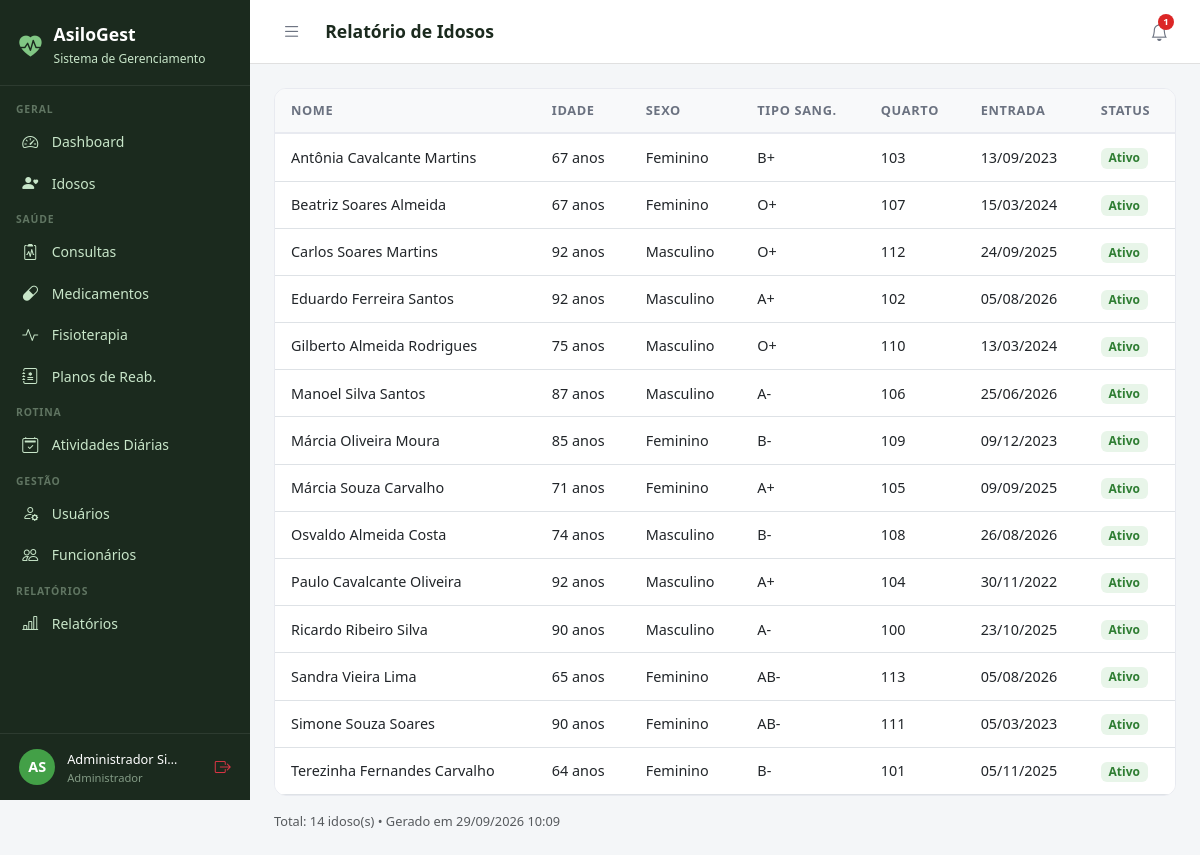
Page /relatorios/idosos/ (signed in) on the committed database.
### core/models.py (models this page shows, shortened)
class Usuario(AbstractUser):
    PERFIL_CHOICES = [
        ('administrador', 'Administrador'),
        ('medico', 'Médico'),
        ('fisioterapeuta', 'Fisioterapeuta'),
        ('enfermeiro', 'Enfermeiro(a)'),
        ('recepcionista', 'Recepcionista'),
        ('familiar', 'Familiar do Idoso'),
    ]
    perfil = models.CharField(
        max_length=20, choices=PERFIL_CHOICES,
        default='recepcionista', verbose_name='Perfil de Acesso'
    )
    telefone = models.CharField(max_length=15, blank=True, verbose_name='Telefone')
    cpf = models.CharField(max_length=14, unique=True, null=True, blank=True, verbose_name='CPF')
    foto = models.ImageField(upload_to='usuarios/', blank=True, null=True, verbose_name='Foto')
    data_nascimento = models.DateField(null=True, blank=True, verbose_name='Data de Nascimento')
    especialidade = models.CharField(
        max_length=100, blank=True, verbose_name='Especialidade',
        help_text='Preencha para Médico ou Fisioterapeuta'
    )
    data_admissao = models.DateField(null=True, blank=True, verbose_name='Data de Admissão')
    primeiro_acesso = models.BooleanField(
        default=True, verbose_name='Primeiro Acesso',
        help_text='Usuário deve definir senha no primeiro login'
    )
    ativo = models.BooleanField(default=True, verbose_name='Ativo')
    criado_em = models.DateTimeField(auto_now_add=True)
    class Meta:
        verbose_name = 'Usuário'
        verbose_name_plural = 'Usuários'
        ordering = ['first_name', 'last_name']
    @property
    def is_administrador(self):
        return self.perfil == 'administrador' or self.is_superuser
    @property
    def is_fisioterapeuta(self):
        return self.perfil == 'fisioterapeuta'
    @property
    def is_familiar(self):
        return self.perfil == 'familiar'
    @property
    def pode_ver_saude(self):
        return (self.is_administrador or self.is_medico
                or self.is_fisioterapeuta or self.is_enfermeiro)
    @property
    def pode_cadastrar_usuarios(self):
        return self.is_administrador or self.is_recepcionista
    @property
    def pode_administrar(self):
        return self.is_administrador

### idosos/models.py (models this page shows, shortened)
class Idoso(models.Model):
    SEXO_CHOICES = [('M', 'Masculino'), ('F', 'Feminino')]
    TIPO_SANGUINEO = [('A+','A+'),('A-','A-'),('B+','B+'),('B-','B-'),('AB+','AB+'),('AB-','AB-'),('O+','O+'),('O-','O-')]
    STATUS_CHOICES = [('ativo','Ativo'),('inativo','Inativo'),('internado','Internado'),('falecido','Falecido')]
    nome = models.CharField(max_length=150, verbose_name='Nome Completo')
    data_nascimento = models.DateField(verbose_name='Data de Nascimento')
    sexo = models.CharField(max_length=1, choices=SEXO_CHOICES)
    cpf = models.CharField(max_length=14, unique=True, null=True, blank=True)
    rg = models.CharField(max_length=20, blank=True)
    tipo_sanguineo = models.CharField(max_length=3, choices=TIPO_SANGUINEO, blank=True)
    foto = models.ImageField(upload_to='idosos/', blank=True, null=True)
    status = models.CharField(max_length=10, choices=STATUS_CHOICES, default='ativo')
    endereco = models.CharField(max_length=200, blank=True)
    cidade = models.CharField(max_length=100, blank=True)
    estado = models.CharField(max_length=2, blank=True)
    cep = models.CharField(max_length=9, blank=True)
    alergias = models.TextField(blank=True, verbose_name='Alergias')
    condicoes_medicas = models.TextField(blank=True, verbose_name='Condições Médicas')
    observacoes = models.TextField(blank=True, verbose_name='Observações Gerais')
    data_entrada = models.DateField(verbose_name='Data de Entrada')
    numero_quarto = models.CharField(max_length=10, blank=True, verbose_name='Quarto')
    criado_em = models.DateTimeField(auto_now_add=True)
    atualizado_em = models.DateTimeField(auto_now=True)
    class Meta:
        verbose_name = 'Idoso'
        verbose_name_plural = 'Idosos'
        ordering = ['nome']
    @property
    def idade(self):
        from datetime import date
        hoje = date.today()
        return hoje.year - self.data_nascimento.year - (
            (hoje.month, hoje.day) < (self.data_nascimento.month, self.data_nascimento.day)
        )

### relatorios/views.py (the view)
# urls.py: path('idosos/', views.idosos_relatorio, name='idosos'),
@login_required
@perfil_required('administrador', 'medico', 'recepcionista')
def idosos_relatorio(request):
    from idosos.models import Idoso
    idosos = Idoso.objects.all().order_by('nome')
    ctx = {'idosos': idosos, 'hoje': date.today()}
    if request.GET.get('pdf'):
        html = render_to_string('relatorios/pdf/idosos.html', ctx)
        return _pdf_response(html, 'relatorio_idosos.pdf')
    return render(request, 'relatorios/idosos.html', ctx)

### templates/relatorios/idosos.html
{% extends 'base.html' %}
{% block title %}Relatório de Idosos{% endblock %}{% block page_title %}Relatório de Idosos{% endblock %}
{% block content %}
<div class="table-card"><table class="table table-hover" id="tabela">
<thead><tr><th>Nome</th><th>Idade</th><th>Sexo</th><th>Tipo Sang.</th><th>Quarto</th><th>Entrada</th><th>Status</th></tr></thead>
<tbody>{% for i in idosos %}<tr>
  <td>{{ i.nome }}</td><td>{{ i.idade }} anos</td><td>{{ i.get_sexo_display }}</td>
  <td>{{ i.tipo_sanguineo|default:"–" }}</td><td>{{ i.numero_quarto|default:"–" }}</td>
  <td>{{ i.data_entrada|date:"d/m/Y" }}</td>
  <td><span class="badge" style="background:#E8F5E9;color:#2E7D32;font-size:.75rem;">{{ i.get_status_display }}</span></td>
</tr>{% empty %}<tr><td colspan="7" class="text-center py-4 text-muted">Nenhum registro.</td></tr>{% endfor %}</tbody>
</table></div>
<div class="mt-3 text-muted" style="font-size:.8rem;">Total: {{ idosos|length }} idoso(s) &bull; Gerado em {% now "d/m/Y H:i" %}</div>{% endblock %}

### templates/base.html (shortened to what this page needs)
<!DOCTYPE html>
<html lang="pt-br">
<head>
  <link href="https://cdn.jsdelivr.net/npm/bootstrap@5.3.0/dist/css/bootstrap.min.css" rel="stylesheet">
  <link href="https://cdn.jsdelivr.net/npm/bootstrap-icons@1.11.0/font/bootstrap-icons.css" rel="stylesheet">
</head>
<body>
{% if user.is_authenticated %}
<div id="sidebar">
  <div class="sidebar-brand">
    <i class="bi bi-heart-pulse-fill" style="color:#81C784;font-size:1.4rem;"></i>
    <div>
      <h5 style="margin:0;">AsiloGest</h5>
      <small>Sistema de Gerenciamento</small>
    </div>
  </div>
  <nav class="sidebar-nav">
    <div class="nav-section">Geral</div>
    <a href="{% url 'dashboard' %}" class="sidebar-link {% if request.resolver_match.url_name == 'dashboard' %}active{% endif %}">
      <i class="bi bi-speedometer2"></i> Dashboard
    </a>
    <a href="{% url 'idosos:lista' %}" class="sidebar-link">
      <i class="bi bi-person-heart"></i>
      {% if user.is_familiar %}Meus Familiares{% else %}Idosos{% endif %}
    </a>
    {% if user.pode_ver_saude or user.is_familiar %}
    <div class="nav-section">Saúde</div>
    <a href="{% url 'consultas:lista' %}" class="sidebar-link">
      <i class="bi bi-clipboard2-pulse"></i> Consultas
    </a>
    <a href="{% url 'medicamentos:lista' %}" class="sidebar-link">
      <i class="bi bi-capsule"></i> Medicamentos
    </a>
    <a href="{% url 'fisioterapia:lista' %}" class="sidebar-link">
      <i class="bi bi-activity"></i> Fisioterapia
    </a>
    {% if user.pode_ver_saude and not user.is_familiar %}
    <a href="{% url 'fisioterapia:planos_lista' %}" class="sidebar-link">
      <i class="bi bi-journal-medical"></i> Planos de Reab.
    </a>
    {% endif %}
    {% endif %}
    <div class="nav-section">Rotina</div>
    <a href="{% url 'atividades:lista' %}" class="sidebar-link">
      <i class="bi bi-calendar2-check"></i> Atividades Diárias
    </a>
    {% if user.pode_cadastrar_usuarios %}
    <div class="nav-section">Gestão</div>
    <a href="{% url 'usuarios_lista' %}" class="sidebar-link">
      <i class="bi bi-person-gear"></i> Usuários
    </a>
    {% endif %}
    {% if user.pode_administrar %}
    <a href="{% url 'funcionarios:lista' %}" class="sidebar-link">
      <i class="bi bi-people"></i> Funcionários
    </a>
    {% endif %}
    {% if user.pode_ver_saude or user.pode_administrar %}
    <div class="nav-section">Relatórios</div>
    <a href="{% url 'relatorios:lista' %}" class="sidebar-link">
      <i class="bi bi-bar-chart-line"></i> Relatórios
    </a>
    {% endif %}
  </nav>
  <div class="sidebar-user">
    <div class="avatar">{{ user.first_name|first|upper }}{{ user.last_name|first|upper }}</div>
    <div class="info" style="min-width:0;flex:1;">
      <span>{{ user.get_full_name|truncatechars:18 }}</span>
      <small>{{ user.get_perfil_display }}</small>
    </div>
    <a href="{% url 'logout' %}" class="text-danger" title="Sair" style="flex-shrink:0;">
      <i class="bi bi-box-arrow-right"></i>
    </a>
  </div>
</div>
<div id="main">
  <div class="topbar">
    <div class="topbar-left">
      <button class="btn-toggle-sidebar" onclick="toggleSidebar()" title="Menu">
        <i class="bi bi-list"></i>
      </button>
      <h4>{% block page_title %}{% endblock %}</h4>
    </div>
    <div class="d-flex align-items-center gap-2">
      <div style="position:relative;">
        <button class="notif-btn" id="notifBtn" onclick="toggleNotif()" title="Notificações">
          <i class="bi bi-bell"></i>
          {% if notif_count %}
          <span class="notif-badge">{{ notif_count }}</span>
          {% endif %}
        </button>
      </div>
    </div>
  </div>
  <div class="content">
    {% block content %}{% endblock %}
  </div>
</div>
{% else %}
{% block full_content %}{% endblock %}
{% endif %}
</body>
</html>

### templates/base.html (style rules this page uses)
:root { --sidebar-width: 250px; --primary: #2E7D32; --primary-light: #43A047; --accent: #1565C0; --bg-sidebar: #1B2A1E; --bg-sidebar-hover: #2E4A33; --text-sidebar: #C8E6C9; --transition: 0.3s ease; }
body { background: #F4F6F8; font-family: 'Segoe UI', sans-serif; }
#sidebar { position: fixed; top: 0; left: 0; width: var(--sidebar-width); height: 100vh; background: var(--bg-sidebar); z-index: 1000; display: flex; flex-direction: column; overflow-y: auto; transition: transform var(--transition); }
.sidebar-brand { padding: 1.5rem 1.2rem 1rem; border-bottom: 1px solid rgba(255,255,255,0.08); display: flex; align-items: center; gap: .75rem; }
.sidebar-brand h5 { color: #fff; font-weight: 700; margin: 0; font-size: 1.1rem; }
.sidebar-brand small { color: var(--text-sidebar); font-size: .75rem; }
.sidebar-nav { padding: .5rem 0; flex: 1; }
.nav-section { padding: .5rem 1rem .2rem; color: rgba(200,230,201,.4); font-size: .65rem; font-weight: 700; letter-spacing: .08em; text-transform: uppercase; }
.sidebar-link { display: flex; align-items: center; gap: .65rem; padding: .55rem 1.2rem; color: var(--text-sidebar); text-decoration: none; font-size: .875rem; transition: all .2s; border-left: 3px solid transparent; }
.sidebar-link i { font-size: 1rem; width: 1.2rem; }
.sidebar-user { padding: .8rem 1.2rem; border-top: 1px solid rgba(255,255,255,0.08); display: flex; align-items: center; gap: .75rem; }
.sidebar-user .avatar { width: 36px; height: 36px; background: var(--primary-light); border-radius: 50%; display: flex; align-items: center; justify-content: center; color: #fff; font-weight: 700; font-size: .9rem; flex-shrink: 0; }
.sidebar-user .info small { color: rgba(200,230,201,.6); font-size: .7rem; display: block; }
.sidebar-user .info span { color: #fff; font-size: .8rem; }
#main { margin-left: var(--sidebar-width); min-height: 100vh; display: flex; flex-direction: column; transition: margin-left var(--transition); }
.topbar { background: #fff; border-bottom: 1px solid #E0E0E0; padding: .75rem 1.5rem; display: flex; align-items: center; justify-content: space-between; position: sticky; top: 0; z-index: 999; }
.topbar-left { display: flex; align-items: center; gap: 1rem; }
.topbar h4 { margin: 0; font-size: 1.1rem; font-weight: 600; color: #1B2A1E; }
.btn-toggle-sidebar { background: none; border: none; padding: .4rem .5rem; color: #6B7280; cursor: pointer; border-radius: 6px; font-size: 1.2rem; line-height: 1; transition: background .2s, color .2s; }
.notif-btn { position: relative; background: none; border: none; padding: .4rem .5rem; color: #6B7280; cursor: pointer; border-radius: 6px; font-size: 1.1rem; transition: background .2s, color .2s; }
.notif-badge { position: absolute; top: 2px; right: 2px; background: #DC2626; color: #fff; font-size: .6rem; font-weight: 700; min-width: 16px; height: 16px; border-radius: 8px; padding: 0 4px; display: flex; align-items: center; justify-content: center; }
.content { padding: 1.5rem; flex: 1; }
.table-card { background: #fff; border-radius: 12px; border: 1px solid #E8EAF0; overflow: hidden; }
.table-card .table { margin: 0; }
.table thead th { background: #F8F9FA; border-bottom: 2px solid #E8EAF0; font-size: .8rem; font-weight: 600; color: #6B7280; text-transform: uppercase; letter-spacing: .05em; padding: .75rem 1rem; }
.table td { padding: .75rem 1rem; vertical-align: middle; font-size: .9rem; }

### rows in the picture
Usuario: first_name|first "A", last_name|first "S", get_full_name "Administrador Si…", perfil "Administrador"
Idoso: nome "Antônia Cavalcante Martins", idade "67", sexo "Feminino", tipo_sanguineo "B+", numero_quarto "103", data_entrada "13/09/2023", status "Ativo"
Idoso: nome "Beatriz Soares Almeida", idade "67", sexo "Feminino", tipo_sanguineo "O+", numero_quarto "107", data_entrada "15/03/2024", status "Ativo"
Idoso: nome "Carlos Soares Martins", idade "92", sexo "Masculino", tipo_sanguineo "O+", numero_quarto "112", data_entrada "24/09/2025", status "Ativo"
Idoso: nome "Eduardo Ferreira Santos", idade "92", sexo "Masculino", tipo_sanguineo "A+", numero_quarto "102", data_entrada "05/08/2026", status "Ativo"
Idoso: nome "Gilberto Almeida Rodrigues", idade "75", sexo "Masculino", tipo_sanguineo "O+", numero_quarto "110", data_entrada "13/03/2024", status "Ativo"
Idoso: nome "Manoel Silva Santos", idade "87", sexo "Masculino", tipo_sanguineo "A-", numero_quarto "106", data_entrada "25/06/2026", status "Ativo"
Idoso: nome "Márcia Oliveira Moura", idade "85", sexo "Feminino", tipo_sanguineo "B-", numero_quarto "109", data_entrada "09/12/2023", status "Ativo"
Idoso: nome "Márcia Souza Carvalho", idade "71", sexo "Feminino", tipo_sanguineo "A+", numero_quarto "105", data_entrada "09/09/2025", status "Ativo"
Idoso: nome "Osvaldo Almeida Costa", idade "74", sexo "Masculino", tipo_sanguineo "B-", numero_quarto "108", data_entrada "26/08/2026", status "Ativo"
Idoso: nome "Paulo Cavalcante Oliveira", idade "92", sexo "Masculino", tipo_sanguineo "A+", numero_quarto "104", data_entrada "30/11/2022", status "Ativo"
Idoso: nome "Ricardo Ribeiro Silva", idade "90", sexo "Masculino", tipo_sanguineo "A-", numero_quarto "100", data_entrada "23/10/2025", status "Ativo"
Idoso: nome "Sandra Vieira Lima", idade "65", sexo "Feminino", tipo_sanguineo "AB-", numero_quarto "113", data_entrada "05/08/2026", status "Ativo"
Idoso: nome "Simone Souza Soares", idade "90", sexo "Feminino", tipo_sanguineo "AB-", numero_quarto "111", data_entrada "05/03/2023", status "Ativo"
Idoso: nome "Terezinha Fernandes Carvalho", idade "64", sexo "Feminino", tipo_sanguineo "B-", numero_quarto "101", data_entrada "05/11/2025", status "Ativo"

### other values in the picture
{{ notif_count }} "1"
{{ idosos|length }} "14"
